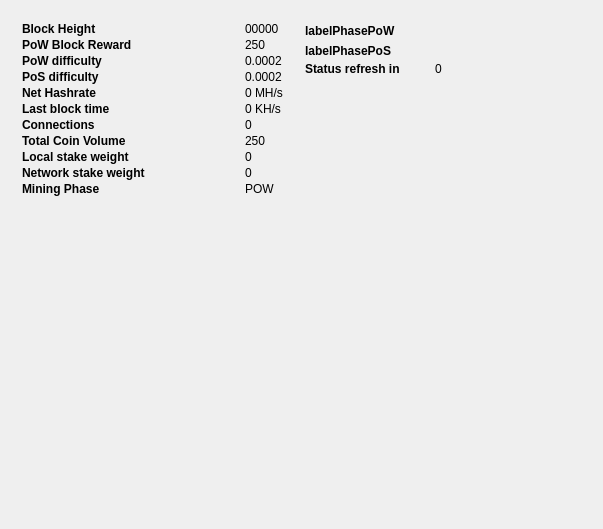
<?xml version="1.0" encoding="UTF-8"?>
<ui version="4.0">
 <class>StatisticsPage</class>
 <widget class="QWidget" name="StatisticsPage">
  <property name="windowModality">
   <enum>Qt::NonModal</enum>
  </property>
  <property name="geometry">
   <rect>
    <x>0</x>
    <y>0</y>
    <width>603</width>
    <height>529</height>
   </rect>
  </property>
  <property name="windowTitle">
   <string>Digging</string>
  </property>
  <layout class="QGridLayout" name="gridLayout">
   <property name="sizeConstraint">
    <enum>QLayout::SetMaximumSize</enum>
   </property>
   <item row="1" column="0">
    <spacer name="verticalSpacer">
     <property name="orientation">
      <enum>Qt::Vertical</enum>
     </property>
     <property name="sizeHint" stdset="0">
      <size>
       <width>20</width>
       <height>40</height>
      </size>
     </property>
    </spacer>
   </item>
   <item row="0" column="1">
    <widget class="QFrame" name="frame">
     <property name="minimumSize">
      <size>
       <width>156</width>
       <height>0</height>
      </size>
     </property>
     <property name="frameShape">
      <enum>QFrame::NoFrame</enum>
     </property>
     <property name="frameShadow">
      <enum>QFrame::Raised</enum>
     </property>
     <widget class="QLabel" name="labelPhasePoW">
      <property name="geometry">
       <rect>
        <x>0</x>
        <y>10</y>
        <width>201</width>
        <height>20</height>
       </rect>
      </property>
      <property name="font">
       <font>
        <weight>75</weight>
        <bold>true</bold>
       </font>
      </property>
      <property name="text">
       <string>labelPhasePoW</string>
      </property>
     </widget>
     <widget class="QLabel" name="labelPhasePoS">
      <property name="geometry">
       <rect>
        <x>0</x>
        <y>30</y>
        <width>201</width>
        <height>20</height>
       </rect>
      </property>
      <property name="font">
       <font>
        <weight>75</weight>
        <bold>true</bold>
       </font>
      </property>
      <property name="text">
       <string>labelPhasePoS</string>
      </property>
     </widget>
     <widget class="QLabel" name="labelCountDown">
      <property name="geometry">
       <rect>
        <x>130</x>
        <y>50</y>
        <width>21</width>
        <height>16</height>
       </rect>
      </property>
      <property name="text">
       <string>0</string>
      </property>
     </widget>
     <widget class="QLabel" name="label_2">
      <property name="geometry">
       <rect>
        <x>0</x>
        <y>50</y>
        <width>131</width>
        <height>16</height>
       </rect>
      </property>
      <property name="font">
       <font>
        <weight>75</weight>
        <bold>true</bold>
       </font>
      </property>
      <property name="text">
       <string>Status refresh in</string>
      </property>
     </widget>
    </widget>
   </item>
   <item row="0" column="0">
    <widget class="QFrame" name="gridFrame_2">
     <property name="minimumSize">
      <size>
       <width>0</width>
       <height>0</height>
      </size>
     </property>
     <property name="styleSheet">
      <string notr="true"/>
     </property>
     <layout class="QGridLayout" name="gridLayout_4">
      <item row="1" column="0">
       <layout class="QFormLayout" name="formLayout_2">
        <property name="fieldGrowthPolicy">
         <enum>QFormLayout::FieldsStayAtSizeHint</enum>
        </property>
        <property name="horizontalSpacing">
         <number>100</number>
        </property>
        <property name="verticalSpacing">
         <number>2</number>
        </property>
        <property name="rightMargin">
         <number>0</number>
        </property>
        <item row="1" column="0">
         <widget class="QLabel" name="label_14">
          <property name="font">
           <font>
            <weight>75</weight>
            <bold>true</bold>
           </font>
          </property>
          <property name="text">
           <string>Block Height</string>
          </property>
         </widget>
        </item>
        <item row="1" column="1">
         <widget class="QLabel" name="heightBox">
          <property name="text">
           <string>00000</string>
          </property>
         </widget>
        </item>
        <item row="2" column="0">
         <widget class="QLabel" name="label_12">
          <property name="font">
           <font>
            <weight>75</weight>
            <bold>true</bold>
           </font>
          </property>
          <property name="text">
           <string>PoW Block Reward</string>
          </property>
         </widget>
        </item>
        <item row="2" column="1">
         <widget class="QLabel" name="rewardBox">
          <property name="text">
           <string>250</string>
          </property>
         </widget>
        </item>
        <item row="3" column="0">
         <widget class="QLabel" name="label_13">
          <property name="font">
           <font>
            <weight>75</weight>
            <bold>true</bold>
           </font>
          </property>
          <property name="text">
           <string>PoW difficulty</string>
          </property>
         </widget>
        </item>
        <item row="3" column="1">
         <widget class="QLabel" name="diffBox">
          <property name="text">
           <string>0.0002</string>
          </property>
         </widget>
        </item>
        <item row="4" column="0">
         <widget class="QLabel" name="label_9">
          <property name="font">
           <font>
            <weight>75</weight>
            <bold>true</bold>
           </font>
          </property>
          <property name="text">
           <string>PoS difficulty</string>
          </property>
         </widget>
        </item>
        <item row="4" column="1">
         <widget class="QLabel" name="diffBox2">
          <property name="text">
           <string>0.0002</string>
          </property>
         </widget>
        </item>
        <item row="5" column="0">
         <widget class="QLabel" name="label_16">
          <property name="font">
           <font>
            <weight>75</weight>
            <bold>true</bold>
           </font>
          </property>
          <property name="text">
           <string>Net Hashrate</string>
          </property>
         </widget>
        </item>
        <item row="5" column="1">
         <widget class="QLabel" name="pawrateBox">
          <property name="text">
           <string>0 MH/s</string>
          </property>
         </widget>
        </item>
        <item row="6" column="0">
         <widget class="QLabel" name="label3_2">
          <property name="sizePolicy">
           <sizepolicy hsizetype="Preferred" vsizetype="Maximum">
            <horstretch>0</horstretch>
            <verstretch>0</verstretch>
           </sizepolicy>
          </property>
          <property name="font">
           <font>
            <weight>75</weight>
            <bold>true</bold>
           </font>
          </property>
          <property name="text">
           <string>Last block time</string>
          </property>
         </widget>
        </item>
        <item row="6" column="1">
         <widget class="QLabel" name="localBox">
          <property name="text">
           <string>0 KH/s</string>
          </property>
         </widget>
        </item>
        <item row="7" column="0">
         <widget class="QLabel" name="label1_2">
          <property name="font">
           <font>
            <weight>75</weight>
            <bold>true</bold>
           </font>
          </property>
          <property name="text">
           <string>Connections</string>
          </property>
         </widget>
        </item>
        <item row="7" column="1">
         <widget class="QLabel" name="connectionBox">
          <property name="text">
           <string>0</string>
          </property>
         </widget>
        </item>
        <item row="8" column="0">
         <widget class="QLabel" name="label_8">
          <property name="font">
           <font>
            <weight>75</weight>
            <bold>true</bold>
           </font>
          </property>
          <property name="text">
           <string>Total Coin Volume</string>
          </property>
         </widget>
        </item>
        <item row="8" column="1">
         <widget class="QLabel" name="volumeBox">
          <property name="text">
           <string>250</string>
          </property>
         </widget>
        </item>
        <item row="9" column="0">
         <widget class="QLabel" name="label_10">
          <property name="font">
           <font>
            <weight>75</weight>
            <bold>true</bold>
           </font>
          </property>
          <property name="text">
           <string>Local stake weight</string>
          </property>
         </widget>
        </item>
        <item row="9" column="1">
         <widget class="QLabel" name="minBox">
          <property name="text">
           <string>0</string>
          </property>
         </widget>
        </item>
        <item row="10" column="0">
         <widget class="QLabel" name="label_11">
          <property name="font">
           <font>
            <weight>75</weight>
            <bold>true</bold>
           </font>
          </property>
          <property name="text">
           <string>Network stake weight</string>
          </property>
         </widget>
        </item>
        <item row="10" column="1">
         <widget class="QLabel" name="maxBox">
          <property name="text">
           <string>0</string>
          </property>
         </widget>
        </item>
        <item row="11" column="0">
         <widget class="QLabel" name="label_15">
          <property name="font">
           <font>
            <weight>75</weight>
            <bold>true</bold>
           </font>
          </property>
          <property name="text">
           <string>Mining Phase</string>
          </property>
         </widget>
        </item>
        <item row="11" column="1">
         <widget class="QLabel" name="cBox">
          <property name="text">
           <string>POW</string>
          </property>
         </widget>
        </item>
       </layout>
      </item>
     </layout>
    </widget>
   </item>
  </layout>
 </widget>
 <layoutdefault spacing="6" margin="11"/>
 <resources/>
 <connections/>
</ui>
